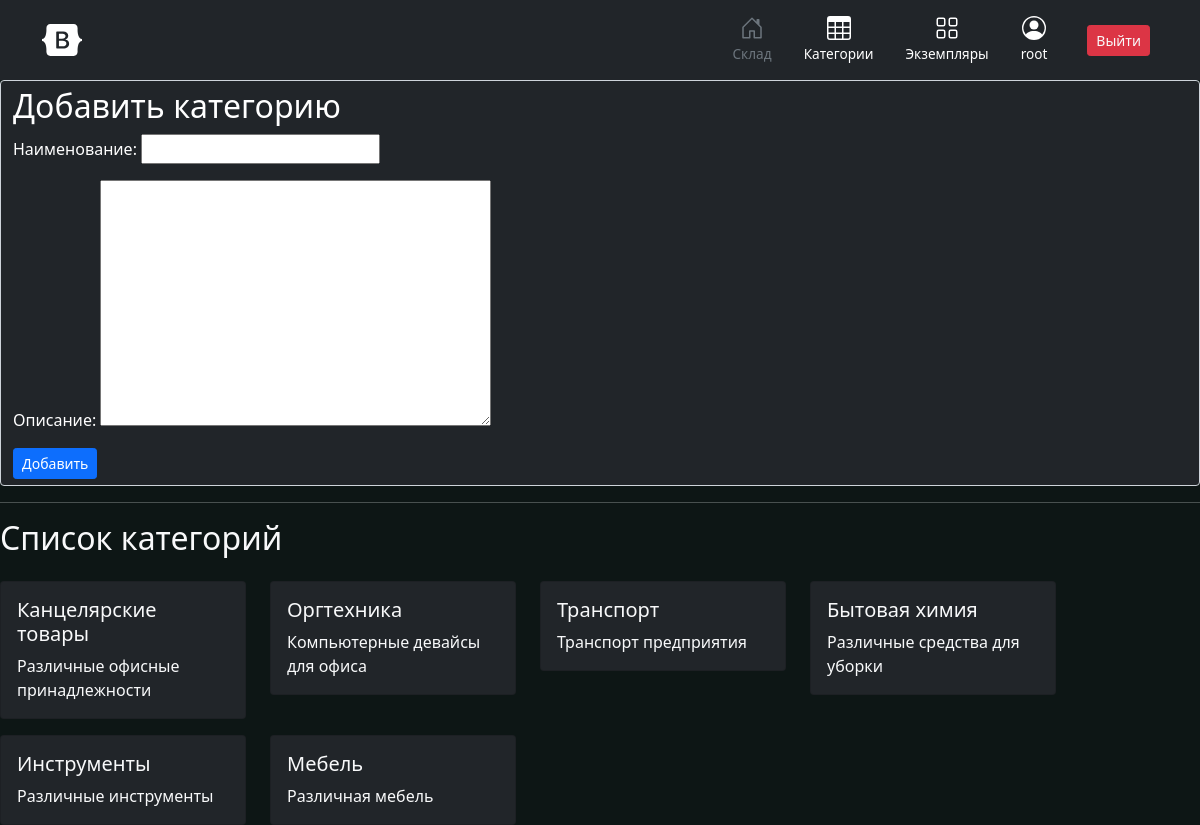
The page /categories/ (signed in) on the database as committed earlier.
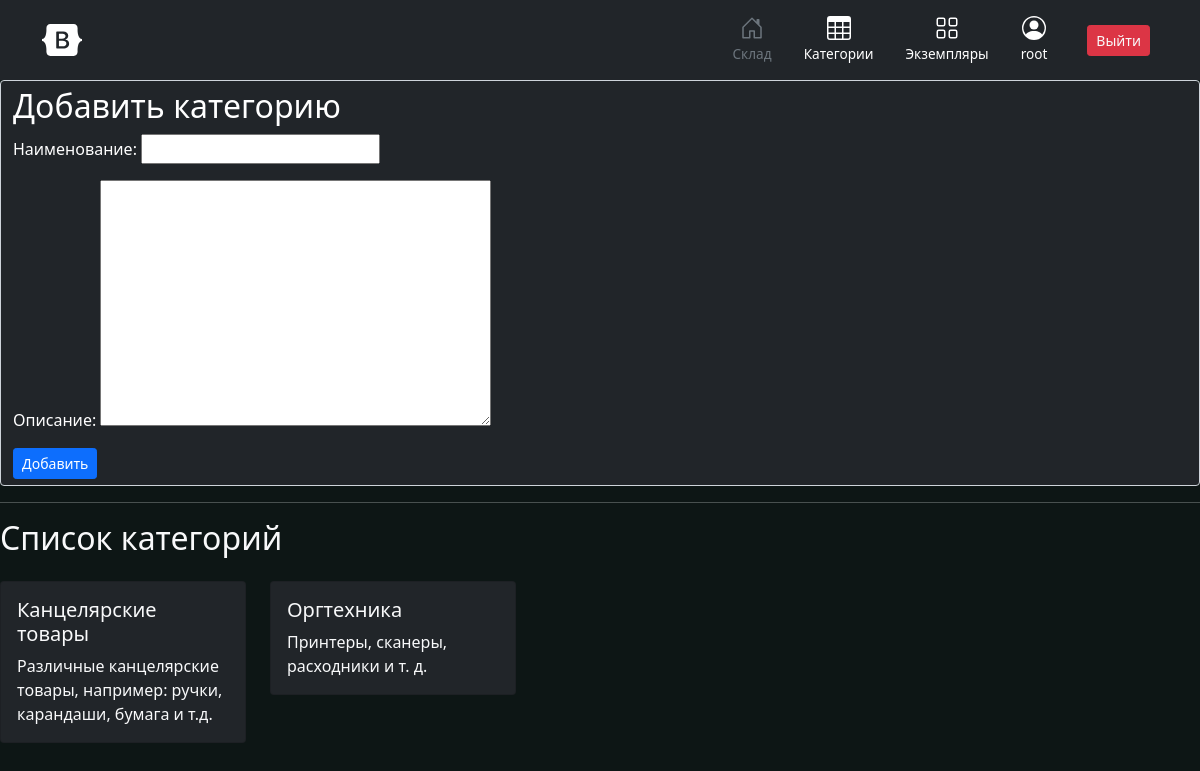
The same page on the database as committed later.
### users/models.py (models this page shows, shortened)
class CustomUser(AbstractUser):
    pass

### audit/models.py (models this page shows, shortened)
class Category(models.Model):
    name = models.CharField(unique=True, max_length=60)
    description = models.TextField()

### users/views.py (the view)
# urls.py: path('categories/', categories, name='categories'),
@login_required(login_url="/")
def categories(request):
    if request.method == 'POST':
        form = audit_forms.CategoryForm(request.POST)
        if form.is_valid():
            form.save()
            return redirect('categories')
    context = {
        'form': audit_forms.CategoryForm,
        'categories': audit_models.Category.objects.all()
    }
    return render(request, 'categories.html', context)

### templates/categories.html (shortened to what this page needs)
{% extends 'base.html' %}
{% block content %}
<form action="{% url 'categories' %}" class="form-control bg-dark text-white" method="post">
    <h2>Добавить категорию</h2>
    {{ form.as_p }}
    <button class="btn btn-sm btn-primary" type="submit">Добавить</button>
</form>
<hr color="white">
<h2>Список категорий</h2>
<div class="row" style="max-width: 90vw">
    {% for cat in categories %}
    <div class="col-sm-3 mt-3 mb-3 mb-sm-0">
        <div class="card bg-dark">
            <div class="card-body">
                <h5 class="card-title">{{ cat.name }}</h5>
                <p class="card-text">{{ cat.description }}</p>
            </div>
        </div>
    </div>
    {% endfor %}
</div>
{% endblock %}

### templates/base.html (shortened to what this page needs)
<!DOCTYPE html>
<html>
<head>
    <link href="https://cdn.jsdelivr.net/npm/bootstrap@5.0.2/dist/css/bootstrap.min.css" rel="stylesheet"
>
</head>
<body style="background-color:#0d1615;">
<main>
    <header>
        <div class="px-3 py-2 bg-dark">
            <div class="container">
                <div class="d-flex flex-wrap align-items-center justify-content-center justify-content-lg-start">
                    <a href="/"
                       class="d-flex align-items-center my-2 my-lg-0 me-lg-auto text-white text-decoration-none">
                        <svg class="bi me-2" width="40" height="32" role="img" aria-label="Bootstrap">
                            <use xlink:href="#bootstrap"/>
                        </svg>
                    </a>
                    <ul class="nav col-12 col-lg-auto my-2 justify-content-center my-md-0 text-small">
                        <li>
                            <a href="{% url 'home' %}" class="nav-link text-secondary">
                                <svg class="bi d-block mx-auto mb-1" width="24" height="24">
                                    <use xlink:href="#home"/>
                                </svg>
                                Склад
                            </a>
                        </li>
                        <li>
                            <a href="{% url 'categories' %}" class="nav-link text-white">
                                <svg class="bi d-block mx-auto mb-1" width="24" height="24">
                                    <use xlink:href="#table"/>
                                </svg>
                                Категории
                            </a>
                        </li>
                        <li>
                            <a href="{% url 'items' %}" class="nav-link text-white">
                                <svg class="bi d-block mx-auto mb-1" width="24" height="24">
                                    <use xlink:href="#grid"/>
                                </svg>
                                Экземпляры
                            </a>
                        </li>
                        <li>
                            <a href="#" class="nav-link text-white">
                                <svg class="bi d-block mx-auto mb-1" width="24" height="24">
                                    <use xlink:href="#people-circle"/>
                                </svg>
                                {% if user.is_authenticated %}
                                {{ user.username }}
                                {% else %}
                                Войдите в аккаунт
                                {% endif %}
                            </a>
                        </li>
                        <li class="ms-4 d-flex align-items-center justify-content-center">
                            <div>
                                {% if user.is_authenticated %}
                                <a class="btn btn-sm btn-danger text-light me-2" href="{% url 'logout' %}">Выйти</a>
                                {% else %}
                                <a class="btn btn-sm btn-light text-dark me-2" href="{% url 'login' %}">Войти</a>
                                {% endif %}
                            </div>
                        </li>
                    </ul>
                </div>
            </div>
        </div>
    </header>
    <div class="text-light">
        {% block content %}
        {% endblock %}
    </div>
</main>
</body>
</html>

### templates/base.html (style rules this page uses)
.bi { vertical-align: -.125em; fill: currentColor; }
.text-small { font-size: 85%; }

Rows that differ between the two databases and show on the page:
removed Category: name "Транспорт", description "Транспорт предприятия"
removed Category: name "Бытовая химия", description "Различные средства для уборки"
removed Category: name "Инструменты", description "Различные инструменты"
removed Category: name "Мебель", description "Различная мебель"
changed Category "Канцелярские товары": description "Различные офисные принадлежности" → "Различные канцелярские товары, например: ручки, карандаши, бумага и т.д."
changed Category "Оргтехника": description "Компьютерные девайсы для офиса" → "Принтеры, сканеры, расходники и т. д."
